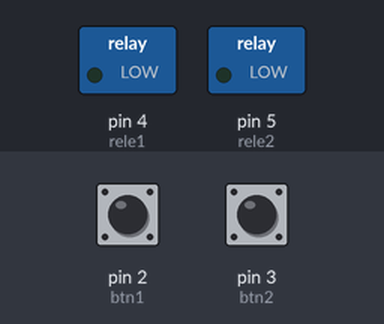
This sketch was run on a simulated Arduino Uno, built with avr-gcc and run on an emulated ATmega328P. On the bench: switched loads named in the sketch (green lamp = pin HIGH). The inputs (shaded band) are chosen by the test bench; at power-on: pin 2 (btn1) LOW, pin 3 (btn2) LOW.

Above: at 1.2 s.
1.3 s: pin 2 (btn1) pulled HIGH for 0.15 s
At 2.1 s:
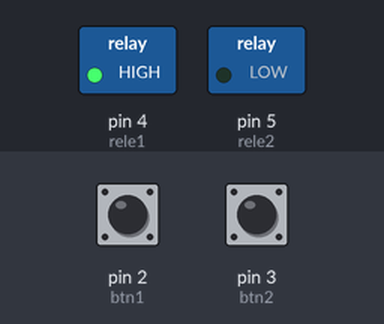
2.9 s: pin 3 (btn2) pulled HIGH for 0.15 s
At 3.3 s:
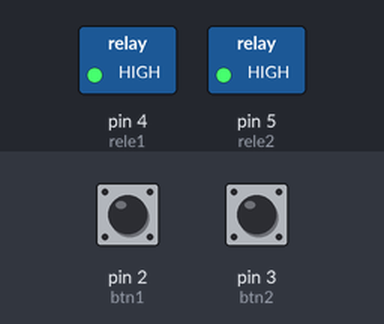
4.5 s: pin 2 (btn1) pulled HIGH for 1 s
At 5.7 s:
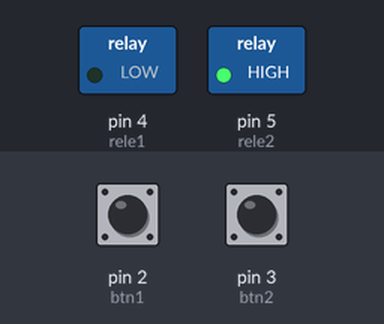
7.0 s: pin 2 (btn1) pulled HIGH for 3.2 s
At 7.6 s:
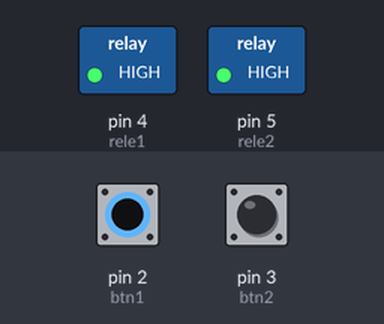
11.7 s: pin 3 (btn2) pulled HIGH for 1 s
At 12.4 s:
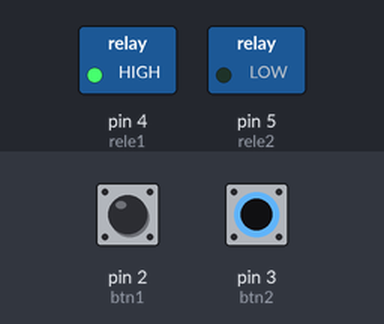
Timing chart, 0 to 14.7 s (numbered marks = the images above; inputs shaded):
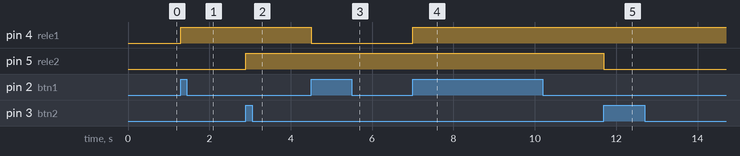

The sketch:

ligaDesligaReles.ino
```cpp
int btn1 = 2;
int btn2 = 3;
int rele1 = 4;
int rele2 = 5;
int rele1Atual = 0;
int rele2Atual = 0;
int btn1Atual = 0;
int btn2Atual = 0;
int btn1Anterior = 0;
int btn2Anterior = 0;

void setup() {
  pinMode(rele1, OUTPUT);
  pinMode(btn1, INPUT);
  pinMode(rele2, OUTPUT);
  pinMode(btn2, INPUT);
}

void loop() {
  btn1Atual = digitalRead(btn1);
  if((btn1Atual == HIGH) && (btn1Anterior == LOW)){
    rele1Atual = digitalRead(rele1);
    if(rele1Atual == LOW){
      digitalWrite(rele1, HIGH);
    }else{
      digitalWrite(rele1, LOW);
    }
  }
  btn1Anterior = btn1Atual;


  btn2Atual = digitalRead(btn2);
  if((btn2Atual == HIGH) && (btn2Anterior == LOW)){
    rele2Atual = digitalRead(rele2);
    if(rele2Atual == LOW){
      digitalWrite(rele2, HIGH);
    }else{
      digitalWrite(rele2, LOW);
    }
  }
  btn2Anterior = btn2Atual;
}
```

Measured:
- after the input at 1.3 s, pin 4 (rele1): LOW → HIGH at once
- after the input at 2.9 s, pin 5 (rele2): LOW → HIGH at once
- after the input at 4.5 s, pin 4 (rele1): HIGH → LOW at once
- after the input at 7.0 s, pin 4 (rele1): LOW → HIGH at once
- after the input at 11.7 s, pin 5 (rele2): HIGH → LOW at once
